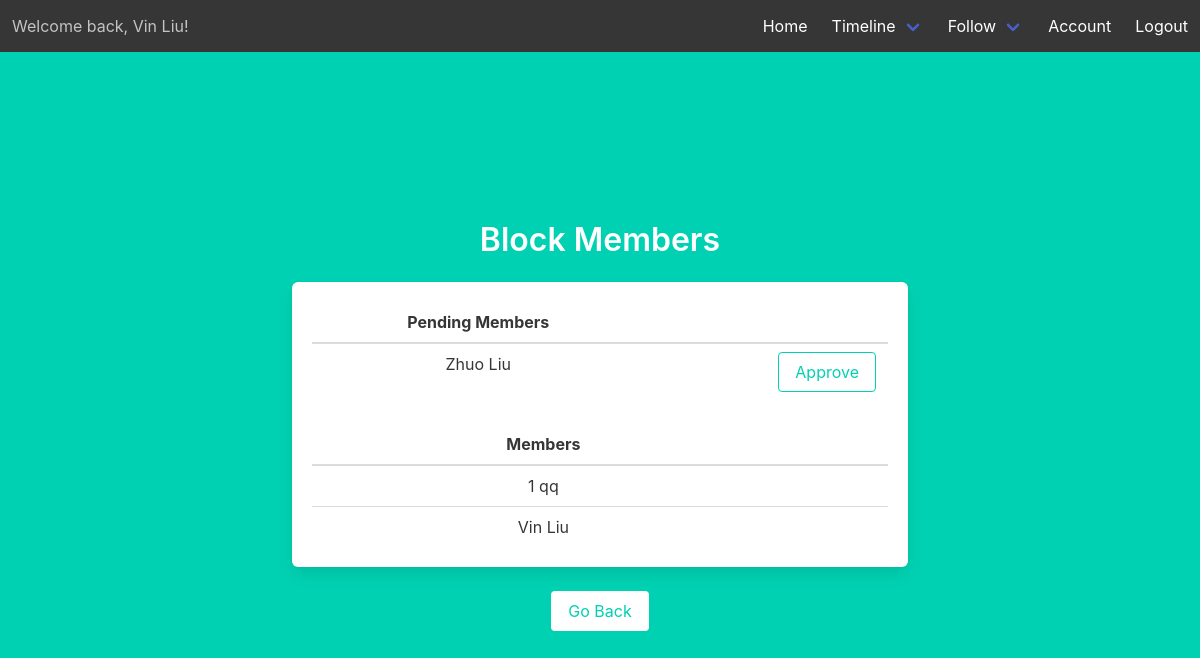
The page /block-members (signed in) on the database its author committed.
### models.py (models this page shows)
class Users(UserMixin, db.Model):
    __tablename__ = 'Users'
    id = db.Column(db.Integer, primary_key=True)
    email = db.Column(db.String(45), unique=True, nullable=False)
    pword = db.Column(db.String(45), nullable=False)
    fname = db.Column(db.String(45), nullable=False)
    lname = db.Column(db.String(45), nullable=False)
    street_addr = db.Column(db.String(45), nullable=False)
    cid = db.Column(db.Integer, db.ForeignKey('City.id'), nullable=False)
    uprofile = db.Column(db.Text)
    photo = db.Column(db.Text)
    last_logout_timestamp = db.Column(db.DateTime, default=datetime.now().replace(microsecond=0))

### location.py (the view)
@location.route('/block-members')
@login_required
def block_members():
    my_membership = get_my_membership()
    if my_membership:
        if my_membership.approval_count == -1:
            my_block_id = get_my_membership().bid
            pending = Membership.query.filter(
                Membership.bid == my_block_id, Membership.approval_count > -1).all()
            pending_count = len(pending)
            print('-------------------')
            print(pending)
            print(pending_count)
            approved_by_you = Approval.query.filter_by(
                approver=current_user.id, bid=my_block_id).all()
            approved_by_you_uid_list = []
            if approved_by_you:
                for i in approved_by_you:
                    approved_by_you_uid_list.append(i.approvee)
            pending_users_membership = []
            for i in pending:
                if i.uid not in approved_by_you_uid_list:
                    pending_users_membership.append(
                        [Users.query.filter_by(id=i.uid).first(), i])
            approved = Membership.query.filter(
                Membership.bid == my_block_id, Membership.approval_count < 0).all()
            approved_count = len(approved)
            print('-------------------')
            print(approved)
            print(pending_count)
            approved_users_membership = []
            for i in approved:
                approved_users_membership.append(
                    [Users.query.filter_by(id=i.uid).first(), i])
        elif my_membership.approval_count > -1:
            return render_template('block-members.html', status='Pending')
        else:
            return render_template('block-members.html', status='Not')
    else:
        return render_template('block-members.html', status='No-membership')
    return render_template('block-members.html', pending_count=pending_count, pending_users_membership=pending_users_membership, approved_users_membership=approved_users_membership, approved_count=approved_count)

### location.py (called while the page is built)
@login_required
def get_my_membership():
    return Membership.query.filter_by(uid=current_user.id).first()

### templates/block-members.html (shortened to what this page needs)
{% extends "base.html" %}
{% block content %}
<div class="column is-8 is-offset-2">
    {% if status == 'Pending' %}
    <h1 class="title">
        Your membership is still pending.
    </h1>
    {% elif status == 'Not' %}
    <h1 class="title">
        You aren't a member of this block.
    </h1>
    {% elif status == 'No-membership' %}
    <h1 class="title">
        You aren't a member of any blocks.
    </h1>
    {% else %}
    <h1 class="title">
        Block Members
    </h1>
    <div class="box">
        {% if pending_count != 0 %}
        <table class="table is-fullwidth">
            <thead>
                <tr>
                    <th>Pending Members</th>
                    <th></th>
                </tr>
            </thead>
            <tbody>
                {% for i in pending_users_membership %}
                <tr>
                    <td>{{ i[0].fname }} {{ i[0].lname }}</td>
                    <td>
                        <form method="POST" action="/block-members">
                            <div class="control has-text-right">
                                <input class="button is-primary is-outlined" type="submit" name="action"
                                    value="Approve">
                            </div>
                        </form>
                    </td>
                </tr>
                {% endfor %}
            </tbody>
        </table>
        {% endif %}
        {% if approved_count == 0 %}
        <h3 class="subtitle  is-4 has-text-primary">You're the only user in your block.</h3>
        {% else %}
        <table class="table is-fullwidth">
            <thead>
                <tr>
                    <th>Members</th>
                    <th></th>
                </tr>
            </thead>
            <tbody>
                {% for i in approved_users_membership %}
                <tr>
                    <td>{{ i[0].fname }} {{ i[0].lname }}</td>
                    <td></td>
                </tr>
                {% endfor %}
            </tbody>
        </table>
        {% endif %}
    </div>
    {% endif %}
    <button class="button is-primary is-inverted" onclick="goBack()">Go Back</button>
</div>
{% endblock %}

### templates/base.html (shortened to what this page needs)
<!DOCTYPE html>
<html>
<head>
    <link rel="stylesheet" href="https://cdnjs.cloudflare.com/ajax/libs/bulma/0.7.2/css/bulma.min.css" />
</head>
<body>
    <section class="hero is-primary is-fullheight">
        <div class="hero-head">
            <nav class="navbar has-background-dark" role="navigation" aria-label="main navigation">
                {% if current_user.is_authenticated %}
                <div class="navbar-start">
                    <p class="navbar-item">
                        Welcome back, {{ current_user.fname }} {{ current_user.lname }}!
                    </p>
                </div>
                {% endif %}
                <div id="navbarMenuHeroA" class="navbar-menu ">
                    <div class="navbar-end">
                        <a href="{{ url_for('main.index') }}" class="navbar-item">
                            Home
                        </a>
                        {% if current_user.is_authenticated %}
                        <div class="navbar-item has-dropdown is-hoverable has-text-white has-background-dark">
                            <a class="navbar-link has-background-dark">
                                Timeline
                            </a>
                        </div>
                        {% endif %}
                        {% if current_user.is_authenticated %}
                        <div class="navbar-item has-dropdown is-hoverable has-text-white has-background-dark">
                            <a class="navbar-link has-background-dark">
                                Follow
                            </a>
                        </div>
                        {% endif %}
                        {% if current_user.is_authenticated %}
                        <a href="{{ url_for('acc.account') }}" class="navbar-item">
                            Account
                        </a>
                        {% endif %}
                        {% if current_user.is_authenticated %}
                        <a href="{{ url_for('auth.logout') }}" class="navbar-item">
                            Logout
                        </a>
                        {% endif %}
                    </div>
                </div>
            </nav>
        </div>
        <div class="hero-body">
            <div class="container has-text-centered">
                {% block content %}
                {% endblock %}
            </div>
        </div>
    </section>
</body>
</html>

### rows shown on the page
Users: fname "Vin", lname "Liu"
Users: fname "Zhuo", lname "Liu"
Users: fname "1", lname "qq"
